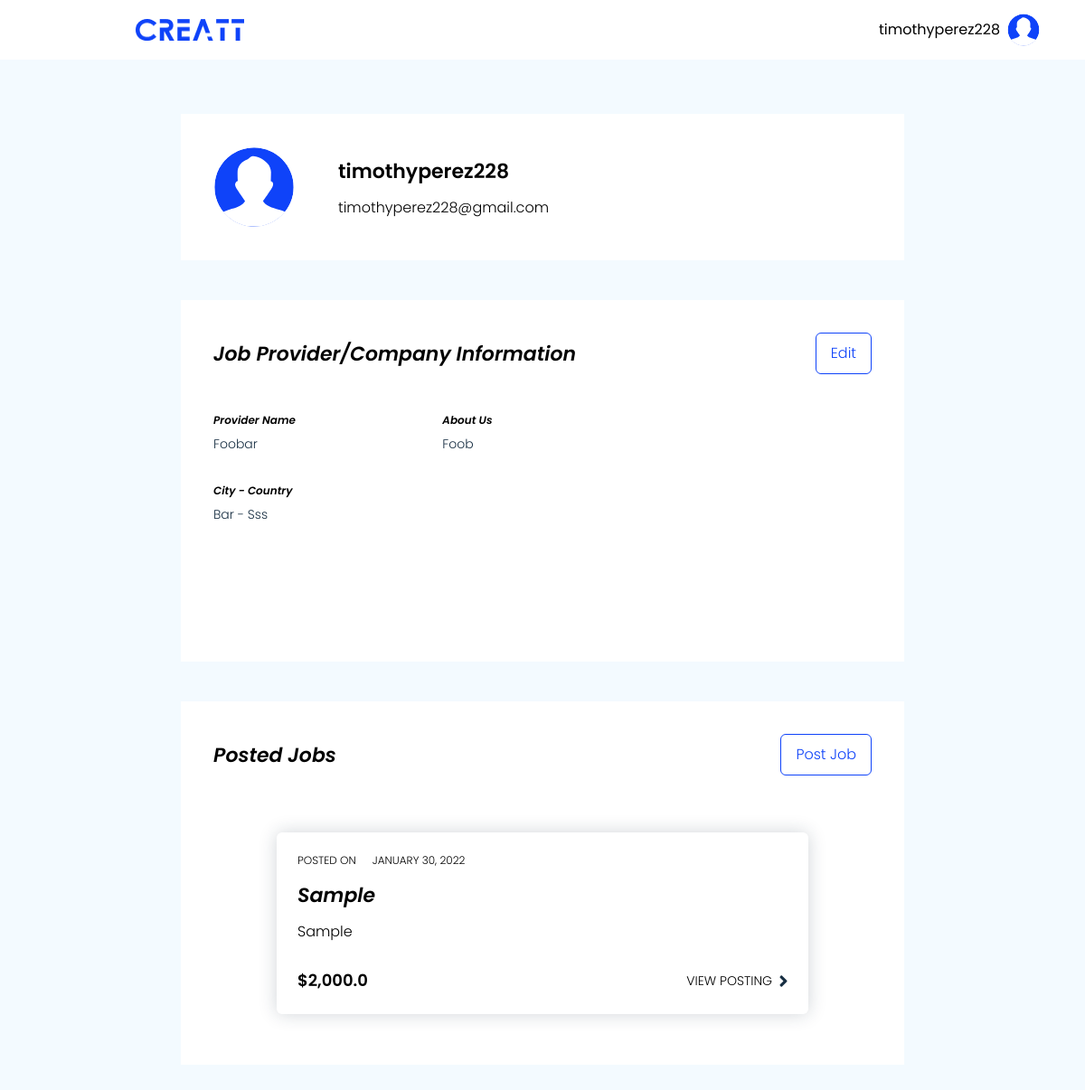
Screenshot of /profile/ (signed in) with the database file from the repository.
### job_portal/models.py (models this page shows, shortened)
class Provider(models.Model):
    name = models.CharField(max_length=255, default=None, blank=True, null=True)
    about = models.TextField(default=None, blank=True, null=True)
    city = models.CharField(max_length=255, default=None, blank=True, null=True)
    country = models.CharField(max_length=255, default=None, blank=True, null=True)
    user = models.OneToOneField(User, on_delete=models.CASCADE)

class Job(models.Model):
    class Type(models.IntegerChoices):
        FULL_TIME = 1
        PART_TIME = 2
    name = models.CharField(max_length=255)
    description = models.TextField()
    salary = models.FloatField()
    type = models.IntegerField(choices=Type.choices)
    date_posted = models.DateTimeField(default=timezone.now)
    poster = models.ForeignKey(Provider, on_delete=models.CASCADE)

### users/views.py (the view)
# urls.py: path('profile/', user_views.viewProfile, name='profile'),
def viewProfile(request):
    if not request.user.is_authenticated: return redirect(settings.LOGIN_URL)
    return render(request, 'users/pages/profile.html')

### users/templates/users/pages/profile.html (shortened to what this page needs)
{% extends "job_portal/base.html" %}
{% block content %}
{% load static %}
{% load humanize %}
<body class="flex flex-col bg-very-pale-blue">
    <nav class="flex-shrink-0 flex justify-between items-center bg-white py-[15px] pl-[150px] pr-[50px]">
        <a href="{% url 'job_portal-home' %}"><img src="{% static 'assets/logo-blue.png' %}" alt=""
                class="w-[120px] h-[25px]"></a>
        <div x-data="{ show: false }" class="relative">
            <div class="inline-flex items-center gap-x-2">
                <div class="flex flex-col items-end">
                    <span>{{ user.username }}</span>
                </div>
                <img src="{% static 'assets/profile.svg' %}" alt="" class="w-[36px] h-[36px]" @click="show = ! show">
            </div>
        </div>
    </nav>
    <main class="flex flex-col gap-y-[44px] flex-grow px-[200px] py-[60px]">
        <section class="flex-shrink-0 flex items-center justify-between bg-white p-[36px]">
            <div class="flex items-center gap-x-[48px]">
                <img src="{% static 'assets/profile.svg' %}" alt="" class="w-[90px] h-[90px]">
                <div class="flex flex-col gap-y-[12px]">
                    <span class="font-semibold text-[22px]">{{ user.username }}</span>
                    <span class="font-light">{{ user.email }}</span>
                </div>
            </div>
        </section>
        {% if user.seeker %}
        <section class="flex-grow flex flex-col gap-y-[43px] bg-white min-h-[400px] p-[36px]">
            <div class="flex-shrink-0 flex justify-between items-center">
                <div class="text-[22px] font-semibold italic text-left">Personal Information</div>
                <a href="{% url 'profile.edit' %}"><button class="btn-outline">Edit</button></a>
            </div>
            <div class="flex-grow grid grid-cols-3 gap-x-8">
                <div class="flex flex-col gap-y-[34px]">
                    <div class="flex flex-col gap-y-[8px]">
                        <div class="label-2">Fullname</div>
                        <div class="info">
                            {% if user.seeker.full_name %}
                            {{ user.seeker.full_name }}
                            {% else %}
                            <span class="text-xs font-normal">Not set</span>
                            {% endif %}
                        </div>
                    </div>
                    <div class="flex flex-col gap-y-[8px]">
                        <div class="label-2">Skills</div>
                        <div class="info prose">
                            {% if user.seeker.seekerskill_set.all %}
                            <ul>
                                {% for seeker_skill in user.seeker.seekerskill_set.all %}
                                <li>{{ seeker_skill.skill.name }}</li>
                                {% endfor %}
                            </ul>
                            {% else %}
                            <span class="text-xs font-normal">Not set</span>
                            {% endif %}
                        </div>
                    </div>
                    <div class="inline-flex flex-col items-start gap-y-[8px]">
                        <div class="label-2">Resume</div>
                        {% if user.seeker.resume %}
                        <a href="{{ user.seeker.resume.url }}"><button class="btn">View Resume</button></a>
                        {% else %}
                        <span class="text-xs font-normal">Not set</span>
                        {% endif %}
                    </div>
                </div>
                <div class="col-span-2 flex flex-col gap-y-[34px]">
                    <div class="flex flex-col gap-y-[8px]">
                        <div class="label-2">About Me</div>
                        <div class="info prose">
                            {% if user.seeker.about_me %}
                            {{ user.seeker.about_me }}
                            {% else %}
                            <span class="text-xs font-normal">Not set</span>
                            {% endif %}
                        </div>
                    </div>
                    <div class="flex flex-col gap-y-[8px]">
                        <div class="label-2">Experience</div>
                        <div class="info prose">
                            {% if user.seeker.experience %}
                            {{ user.seeker.experience }}
                            {% else %}
                            <span class="text-xs font-normal">Not set</span>
                            {% endif %}
                        </div>
                    </div>
                </div>
            </div>
        </section>
        {% else %}
        <section class="flex-grow flex flex-col gap-y-[43px] bg-white min-h-[400px] p-[36px]">
            <div class="flex-shrink-0 flex justify-between items-center">
                <div class="text-[22px] font-semibold italic text-left">Job Provider/Company Information</div>
                <a href="{% url 'profile.edit' %}"><button class="btn-outline">Edit</button></a>
            </div>
            <div class="flex-grow grid grid-cols-3 gap-x-8">
                <div class="flex flex-col gap-y-[34px]">
                    <div class="flex flex-col gap-y-[8px]">
                        <div class="label-2">Provider Name</div>
                        <div class="info">
                            {% if user.provider.name %}
                            {{ user.provider.name }}
                            {% else %}
                            <span class="text-xs font-normal">Not set</span>
                            {% endif %}
                        </div>
                    </div>
                    <div class="flex flex-col gap-y-[8px]">
                        <div class="label-2">City - Country</div>
                        <div class="info">
                            {% if user.provider.city %}
                            {{ user.provider.city }} - {{ user.provider.country }}
                            {% else %}
                            <span class="text-xs font-normal">Not set</span>
                            {% endif %}
                        </div>
                    </div>
                </div>
                <div class="col-span-2 flex flex-col gap-y-[34px]">
                    <div class="flex flex-col gap-y-[8px]">
                        <div class="label-2">About Us</div>
                        <div class="info prose">
                            {% if user.provider.about %}
                            {{ user.provider.about }}
                            {% else %}
                            <span class="text-xs font-normal">Not set</span>
                            {% endif %}
                        </div>
                    </div>
                </div>
            </div>
        </section>
        <section class="flex-grow flex flex-col gap-y-[43px] bg-white min-h-[400px] p-[36px]">
            <div class="flex-shrink-0 flex justify-between items-center">
                <div class="text-[22px] font-semibold italic text-left">Posted Jobs</div>
                <button class="btn-outline">Post Job</button>
            </div>
            <div class="flex flex-col gap-y-[41px] px-[70px] py-[20px] max-h-[700px] overflow-auto">
                {% for job in user.provider.job_set.all %}
                <div class="flex flex-col p-[23px] shadow-[0_0_20px_0_rgba(24,47,67,0.2)] rounded-[6px]">
                    <div class="flex justify-between">
                        <div class="flex items-center gap-x-[18px] text-xs font-light uppercase">
                            <span>posted on</span>
                            <span>{{ job.date_posted|date:"F j, Y" }}</span>
                        </div>
                    </div>
                    <div class="flex flex-col gap-y-[12px] mt-[14px]">
                        <div class="flex items-center gap-x-[14px]">
                            <div class="text-[22px] font-semibold italic">
                                {{ job.name }}
                            </div>
                        </div>
                        <div class="font-light">
                            {{ job.description|truncatewords:50 }}
                        </div>
                    </div>
                    <div class="flex justify-between mt-[28px]">
                        <div class="text-lg font-semibold">${{ job.salary|intcomma }}</div>
                        <a href="#" class="flex items-center gap-x-2">
                            <span class="uppercase text-sm font-light">view posting</span>
                            <span><img src="{% static 'assets/chevron-right.svg' %}" alt=""></span>
                        </a>
                    </div>
                </div>
                {% endfor %}
            </div>
        </section>
        {% endif %}
    </main>
</body>
{% endblock %}

### job_portal/templates/job_portal/base.html (style rules this page uses)
.btn-outline { @apply font-light text-vivid-blue bg-transparent rounded-md border border-vivid-blue py-[10px] px-[16px]; }
.label-2 { @apply text-xs font-semibold italic; }
.info { @apply text-sm font-light text-very-dark-blue; }

### rows the page displays
Job: date_posted "JANUARY 30, 2022", name "Sample", description "Sample", salary "2,000.0"

### other values shown
{{ user.username }} "timothyperez228"
{{ user.email }} "timothyperez228@gmail.com"
{{ user.provider.name }} "Foobar"
{{ user.provider.city }} "Bar"
{{ user.provider.country }} "Sss"
{{ user.provider.about }} "Foob"
